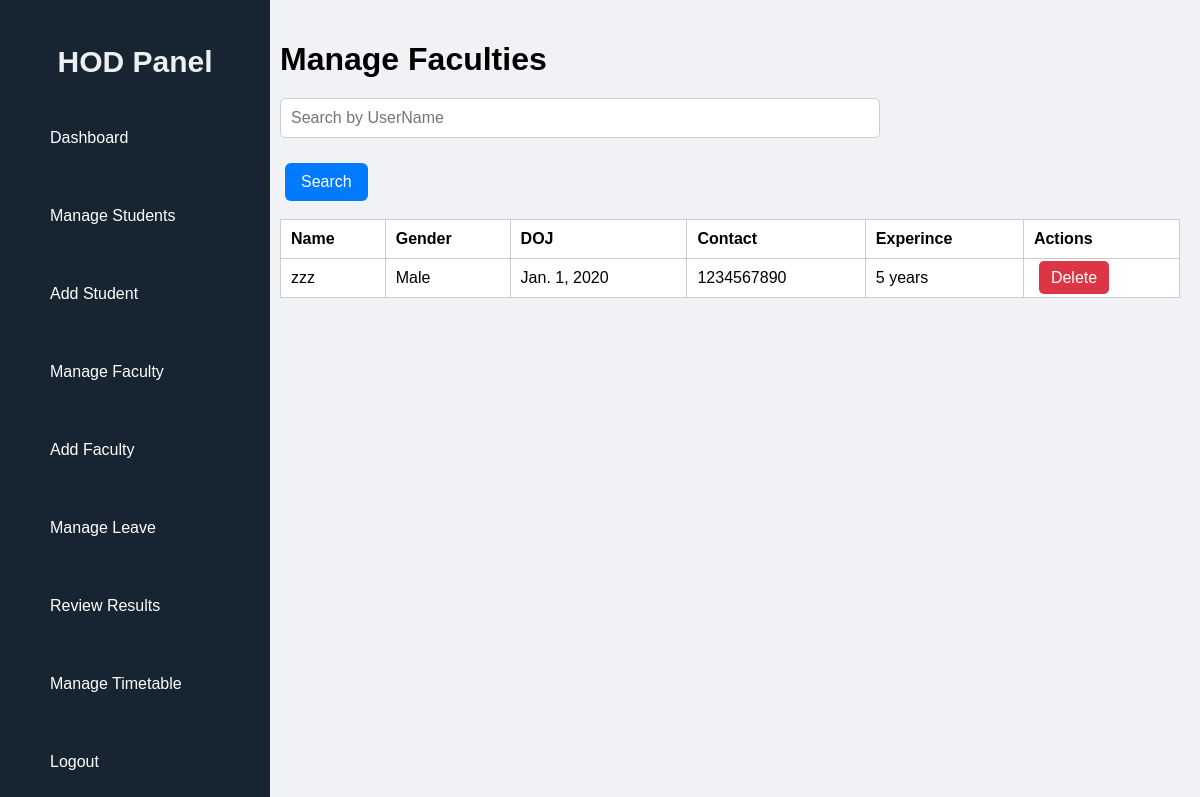
Page /hod/manage-faculty/ (signed in) on the earlier database version.
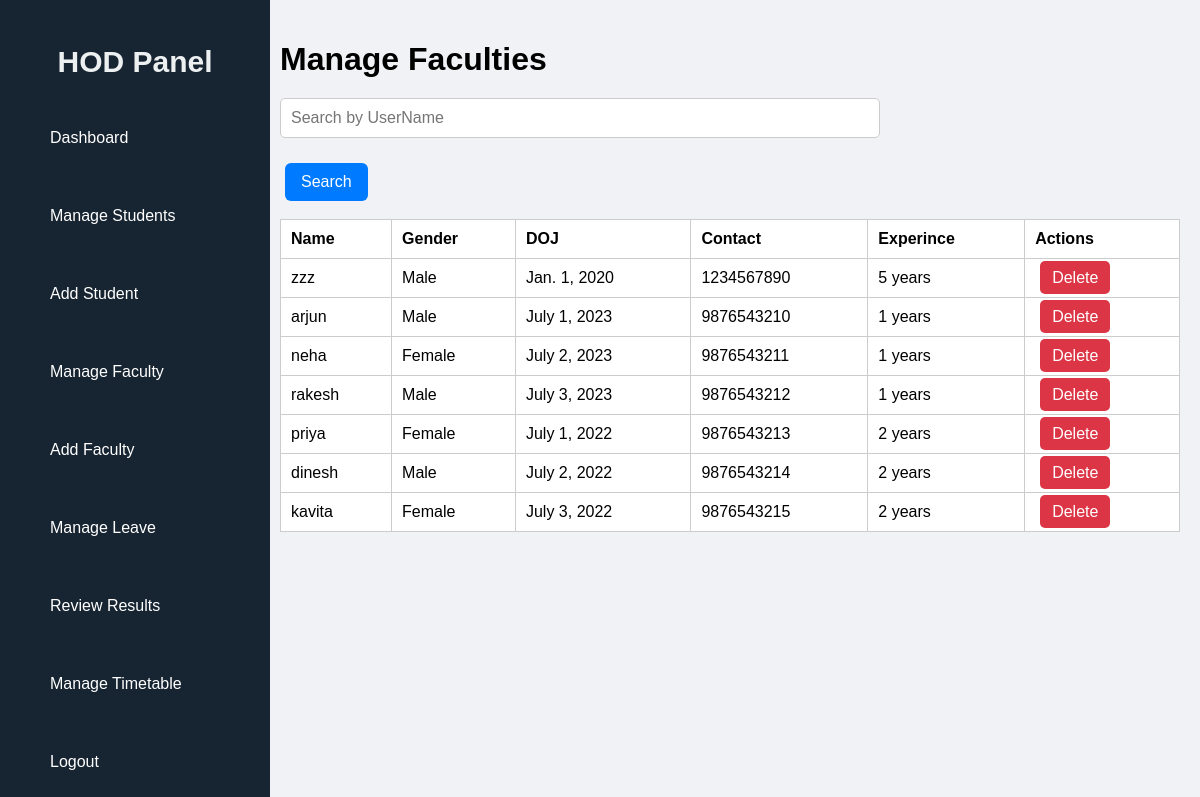
Same page on the later database version.
### CMS/models.py (models this page shows, shortened)
class Faculty(models.Model):
    GENDER_CHOICES = (
        ('Male', 'Male'),
        ('Female', 'Female'),
        ('Other', 'Other'),
    )
    user = models.OneToOneField(CustomUser, on_delete=models.CASCADE)
    department = models.ForeignKey(Department, on_delete=models.CASCADE)
    contact_number = models.CharField(max_length=15,unique=True)
    gender = models.CharField(max_length=10, choices=GENDER_CHOICES)
    address = models.TextField()
    DOJ = models.DateField()
    @property
    def experience(self):
        if self.DOJ:
            today = date.today()
            return today.year - self.DOJ.year - ((today.month, today.day) < (self.DOJ.month, self.DOJ.day))
        return 0

class CustomUser(AbstractUser):
    USER_ROLES = (
        ('student', 'Student'),
        ('faculty', 'Faculty'),
        ('hod', 'HOD'),
    )
    user_type = models.CharField(max_length=10, choices=USER_ROLES, default='student')
    email = models.EmailField(unique=True)
    role = models.CharField(max_length=10, choices=USER_ROLES)

### CMS/views.py (the view)
# urls.py: path('hod/manage-faculty/', views.manage_faculty, name='manage_faculty'),
@login_required
def manage_faculty(request):
    hod_department = request.user.hod.department
    username = request.GET.get('username', '').strip()
    faculties = Faculty.objects.filter(department=hod_department)
    if username:
        faculties = faculties.filter(username__icontains=username)
    return render(request, "hod_manage_faculty.html", {
        "faculties": faculties,
        "username": username,
    })

### CMS/templates/hod_manage_faculty.html (shortened to what this page needs)
{% load static %}
<!DOCTYPE html>
<html lang="en">
<head>
  <link rel="stylesheet" href="{% static 'css/hod_manage.css' %}">
  <link rel="stylesheet" href="{% static 'css/sidebar.css' %}">
</head>
<body>
  <div class="dashboard-container">
  {% include 'hod_sidebar.html' %}
  <div class="main-content">
  <h1>Manage Faculties</h1>
<form method="get" action="">
<input type="text" name="username" placeholder="Search by UserName" value="{{ username }}"><br>
<button type="submit">Search</button>
  <br>
</form>
  <br>
  <table>
    <thead>
      <tr>
        <th>Name</th>
        <th>Gender</th>
        <th>DOJ</th>
        <th>Contact</th>
        <th>Experince</th>
        <th>Actions</th>
      </tr>
    </thead>
    <tbody>
      {% for faculty in faculties %}
        <tr>
          <td>{{ faculty.user.username }}</td>
          <td>{{ faculty.gender }}</td>
          <td>{{ faculty.DOJ }}</td>
          <td>{{ faculty.contact_number }}</td>
          <td>{{ faculty.experience }} years</td>
          <td>
            <a href="{% url 'delete_faculty' faculty.id %}" class="btn delete" onclick="return confirm('Are you sure you want to delete this Faculty?');">Delete</a>
          </td>
        </tr>
      {% empty %}
        <tr><td colspan="7">No Faculty found.</td></tr>
      {% endfor %}
    </tbody>
  </table>
  <br>
  </div>
</div>
</body>
</html>

Differences in the rows shown:
added Faculty: user.username "arjun", gender "Male", DOJ "July 1, 2023", contact_number "9876543210", experience "1"
added Faculty: user.username "neha", gender "Female", DOJ "July 2, 2023", contact_number "9876543211", experience "1"
added Faculty: user.username "rakesh", gender "Male", DOJ "July 3, 2023", contact_number "9876543212", experience "1"
added Faculty: user.username "priya", gender "Female", DOJ "July 1, 2022", contact_number "9876543213", experience "2"
added Faculty: user.username "dinesh", gender "Male", DOJ "July 2, 2022", contact_number "9876543214", experience "2"
added Faculty: user.username "kavita", gender "Female", DOJ "July 3, 2022", contact_number "9876543215", experience "2"
